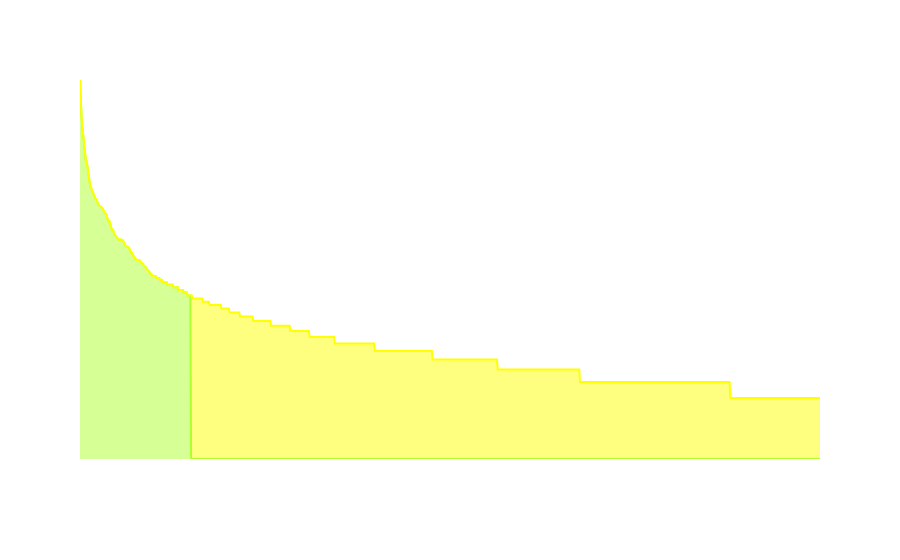

Notebook code for this chart:
### Markdown cell above
### Answer for <span style="color:blue;background-color:white;">Exercise 15</span>

### Code cell
# Converting the frequeny values in to log significantly scales down the difference betwen the 
# uper and lower frequencies. 
# So have got a chart that doesn't have long tail and sharp head
# However log scale is preferable, we can also use sqrt and cube transforations to reduce skeewness 
import math
term_frequencies_log = [math.log(i) for i in term_frequencies]
terms = count_vect.get_feature_names_out()
freqs = term_frequencies_log

# Combine into DataFrame
df_terms = pd.DataFrame({
    "Term": terms,
    "Log_Frequency": freqs
})

sorted_list = df_terms.sort_values("Log_Frequency", ascending=False) # Sort by frequency (descending)
#top_n = 30  # number of terms to display
#plot = sorted_list
chart_plot = sorted_list.head(1000).reset_index(drop=True)

# Create a group column: first 25% = blue, last 75% = yellow
borderr = int(len(chart_plot) * 0.15)
chart_plot["ColorGroup"] = np.where(chart_plot.index < borderr, "First 25%", "Last 75%")

# Interactive bar chart
chart = px.area(
    chart_plot,
    x="Term",
    y="Log_Frequency",
    color="ColorGroup",  # use the new group column
    color_discrete_map={"First 25%": "greenyellow", "Last 75%": "yellow"},
)

chart.update_layout(
    xaxis=dict(
        #showticklabels=False,
        showgrid=False,
        color="White"
    ),
    yaxis=dict(
        #showticklabels=False,
        showgrid=False,
        color="White"
    ),
    plot_bgcolor='rgba(0,0,0,0)',  # remove plot background color
    paper_bgcolor='rgba(0,0,0,0)', # remove outer background color
    showlegend=False,        # remove legend 
)

### Figure 1 — Plotly figure (JSON) as saved in the notebook; plotly's stock layout.template omitted (floating-point values rounded to 4 significant figures; data arrays with more than 128 entries replaced by an {"elided": "..."} marker saying what was removed)
{"data": [{"fillpattern": {"shape": ""}, "hovertemplate": "ColorGroup=First 25%<br>Term=%{x}<br>Log_Frequency=%{y}<extra></extra>", "legendgroup": "First 25%", "line": {"color": "greenyellow"}, "marker": {"symbol": "circle"}, "mode": "lines", "name": "First 25%", "orientation": "v", "showlegend": true, "stackgroup": "1", "type": "scatter", "x": {"elided": "150 str values"}, "xaxis": "x", "y": {"elided": "150 float values"}, "yaxis": "y"}, {"fillpattern": {"shape": ""}, "hovertemplate": "ColorGroup=Last 75%<br>Term=%{x}<br>Log_Frequency=%{y}<extra></extra>", "legendgroup": "Last 75%", "line": {"color": "yellow"}, "marker": {"symbol": "circle"}, "mode": "lines", "name": "Last 75%", "orientation": "v", "showlegend": true, "stackgroup": "1", "type": "scatter", "x": {"elided": "850 str values"}, "xaxis": "x", "y": {"elided": "850 float values"}, "yaxis": "y"}], "layout": {"legend": {"title": {"text": "ColorGroup"}, "tracegroupgap": 0}, "margin": {"t": 60}, "paper_bgcolor": "rgba(0,0,0,0)", "plot_bgcolor": "rgba(0,0,0,0)", "showlegend": false, "xaxis": {"anchor": "y", "color": "White", "domain": [0, 1], "showgrid": false, "title": {"text": "Term"}}, "yaxis": {"anchor": "x", "color": "White", "domain": [0, 1], "showgrid": false, "title": {"text": "Log_Frequency"}}}}
